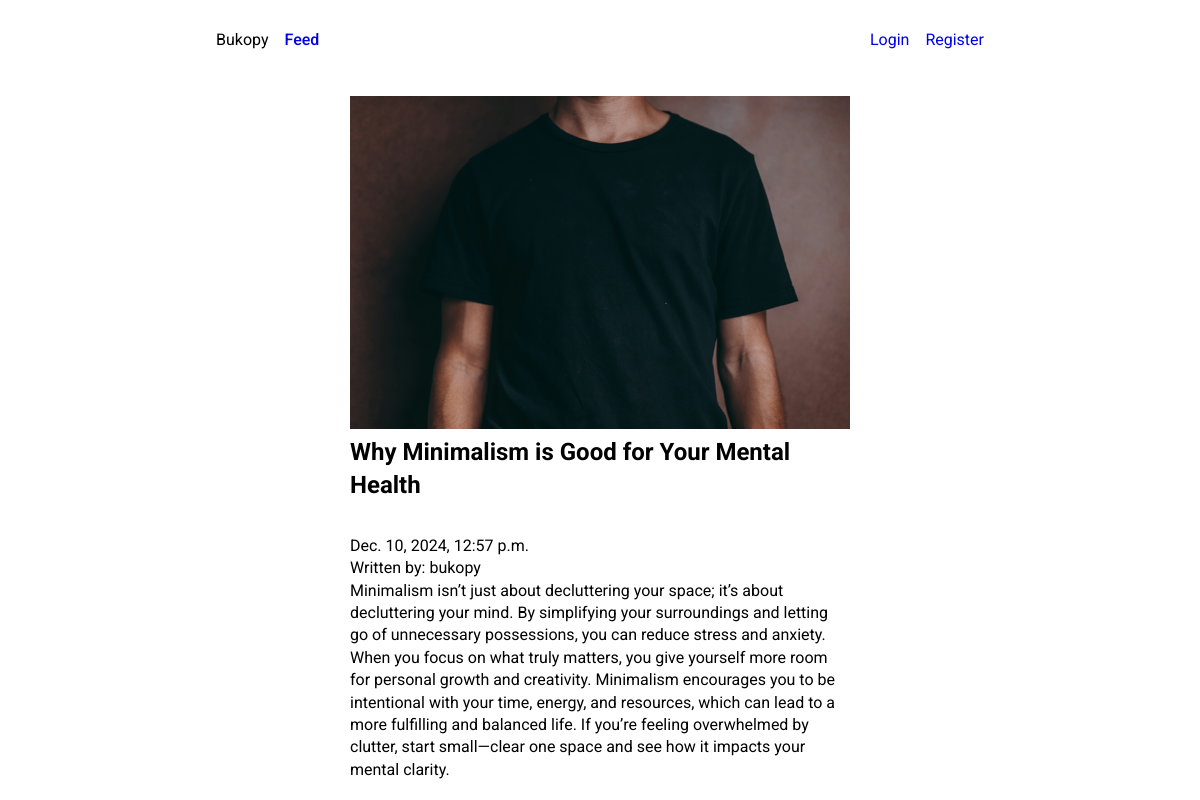
Page /posts/Why-Minimalism-is-Good-for-Your-Mental-Health/ on the committed database.
### posts/models.py (models this page shows, shortened)
class Post(models.Model):
    title = models.CharField(max_length=75)
    body = models.TextField()
    slug = models.SlugField()
    date = models.DateTimeField(auto_now_add=True)
    banner = models.ImageField(default='fallback.png', blank=True)
    author = models.ForeignKey(User, on_delete=models.CASCADE, default=None)

### posts/views.py (the view)
# urls.py: path('<slug:slug>/', views.post_page, name='page'),
def post_page(request, slug):
    post = get_object_or_404(Post, slug=slug)
    return render(request, 'posts/posts_page.html', {'post': post})

### posts/templates/posts/posts_page.html (shortened to what this page needs)
{% extends 'layout.html' %}
{% block content %}
<section class="posts-page">
  <article class="posts-page__article">
    <img src="{{ post.banner.url }}" alt="{{ post.title }}" class="banner">
    <h1 class="">
      {{ post.title }}
    </h1>
    <p class="post__body">{{ post.date }}</p>
    <p class="post__body">Written by: {{ post.author }}</p>
    <p class="post__body">{{ post.body }}</p>
  </article>
</section>
{% endblock %}

### static/css/style.css (style rules this page uses)
* { margin: 0; padding: 0; box-sizing: border-box; }
body { width: 100%; max-width: 800px; margin: 0 auto; min=height: 100vh; background-color: #ffffff; line-height: 1.4; font-family: Roboto; position: relative; }
h1 { font-size: 20px; color: black; }
p { font-size: 16px; font-fami }
.posts-page__article { width: 100%; max-width: 500px; margin: 0 auto; }
.banner { width: 100%; }
h1 { margin-bottom: 32px; font-size: 24px; }

### rows in the picture
Post: banner (picture), title "Why Minimalism is Good for Your Mental Health", date "Dec. 10, 2024, 12:57 p.m.", author "bukopy", body "Minimalism isn’t just about decluttering your space; it’s about decluttering your mind. By simplifying your surroundings and letting go of unnecessary possessions, you can reduce stress and anxiety. When you focus on what truly matters, you give yourself more room for personal growth and creativity. Minimalism encourages you to be intentional with your time, energy, and resources, which can lead to a more fulfilling and balanced life. If you’re feeling overwhelmed by clutter, start small—clear one space and see how it impacts your mental clarity."
